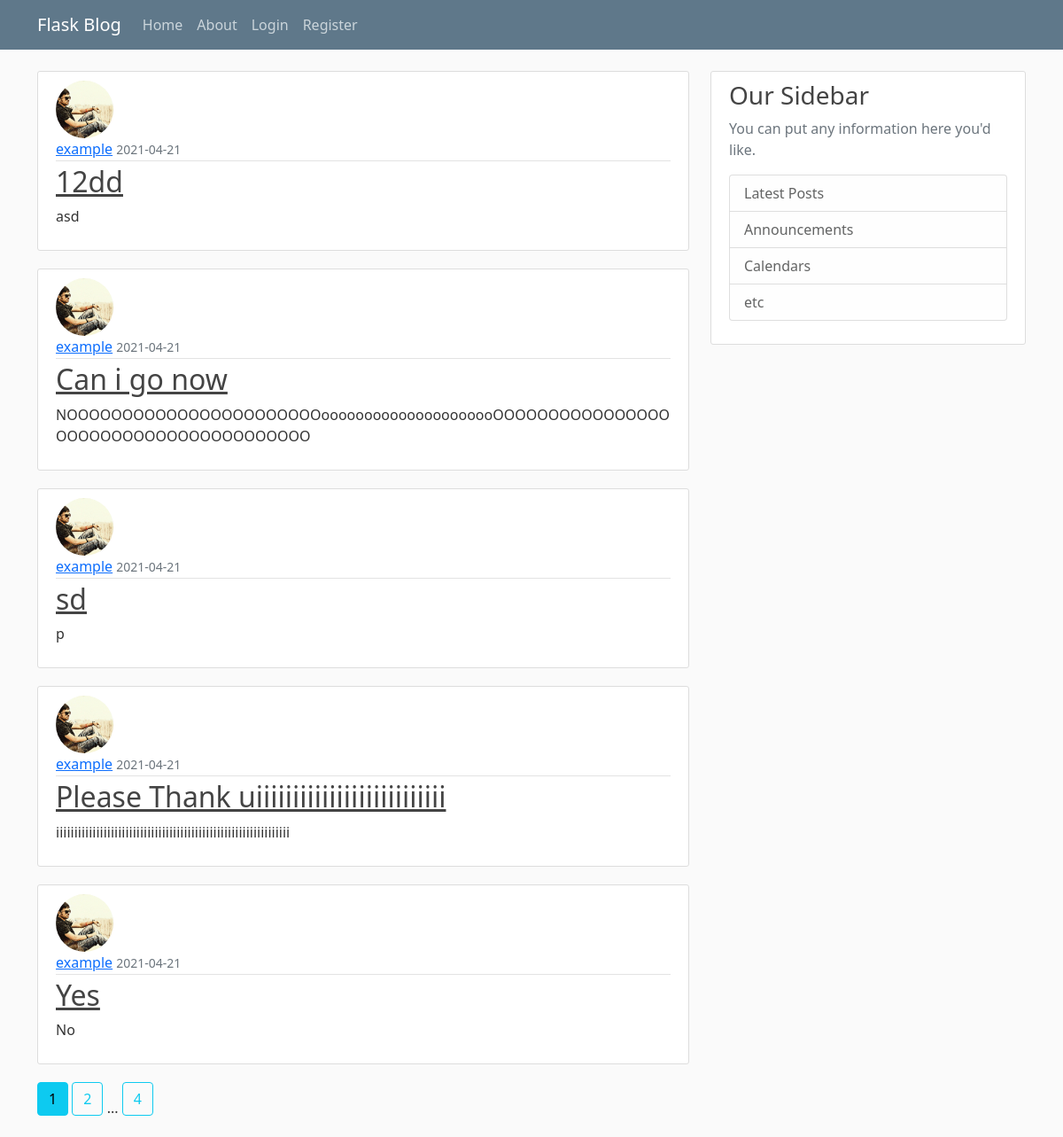
The app's page /home, older data.
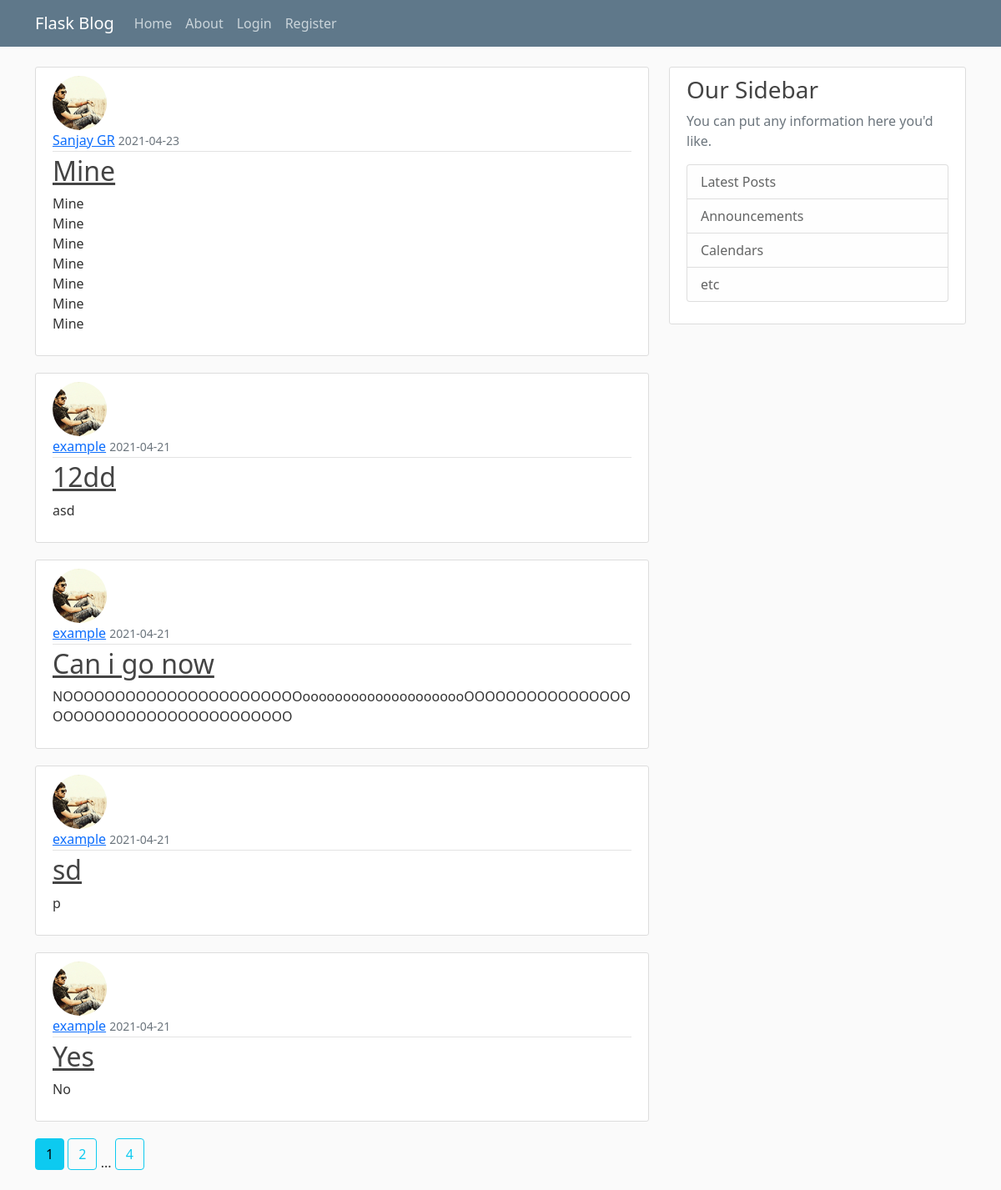
The same page, newer data.
### flaskblog/models.py (models this page shows, shortened)
class Post(db.Model):
    id = db.Column(db.Integer, primary_key=True)
    title = db.Column(db.String(120), nullable=False)
    date_posted = db.Column(db.DateTime,
                            nullable=False,default=datetime.utcnow)
    content = db.Column(db.Text,nullable=False)
    user_id = db.Column(db.Integer,db.ForeignKey('user.id'),nullable=False)

class User(db.Model,UserMixin):
    id = db.Column(db.Integer, primary_key=True)
    username = db.Column(db.String(20),unique=True,nullable=False)
    email = db.Column(db.String(120),unique=True,nullable=False)
    image_file = db.Column(db.String(20), nullable=False,default='default.jpg')
    password = db.Column(db.String(60), nullable=False)
    posts = db.relationship('Post',backref='author',lazy=True)

### flaskblog/main/routes.py (the view)
@main.route('/')
@main.route('/home')
def home():
    page = request.args.get('page',1,type=int)
    posts = Post.query.order_by(Post.date_posted.desc()).paginate(page = page,per_page=5)
    return render_template('home.html',title='My Blog',posts=posts)

### flaskblog/templates/home.html
{% extends 'layout.html' %}
{% block content %}
  {% for post in posts.items %}
  <article class="media content-section">
    <img class="rounded-circle article-img" src="{{ url_for('static',filename='profile_pics/'+post.author.image_file) }}">
    <div class="media-body">
      <div class="article-metadata">
        <a class="mr-2" href="{{ url_for('users.user_post',username=post.author.username) }}">{{ post.author.username }}</a>
        <small class="text-muted">{{ post.date_posted.strftime('%Y-%m-%d') }}</small>
      </div>
      <h2><a class="article-title" href="{{ url_for('posts.post',post_id=post.id) }}">{{ post.title }}</a></h2>
      <p style="word-break: break-all" class="article-content">{{ post.content }}</p>
    </div>
  </article>
  {% endfor %}
  {% for page_num in posts.iter_pages(left_edge=1,right_edge=1,left_current=1,right_current=2) %}
    {% if page_num %}
      {% if page_num == posts.page %}
        <a class="btn btn-info mb-4" href="{{ url_for('main.home',page=page_num) }}">{{ page_num }}</a>
      {% else %}
        <a class="btn btn-outline-info mb-4" href="{{ url_for('main.home',page=page_num) }}">{{ page_num }}</a>
      {% endif %}
    {% else %}
      ...
    {% endif %}
  {% endfor %}
{% endblock content %}

Row changes from the older to the newer data that the page shows:
removed Post: image_file (placeholder picture), author.username "example", date_posted "2021-04-21", title "Please Thank uiiiiiiiiiiiiiiiiiiiiiiiiii", content "iiiiiiiiiiiiiiiiiiiiiiiiiiiiiiiiiiiiiiiiiiiiiiiiiiiiiiiiiiiiiiii"
added Post: image_file (placeholder picture), author.username "Sanjay GR", date_posted "2021-04-23", title "Mine", content "Mine Mine Mine Mine Mine Mine Mine"
